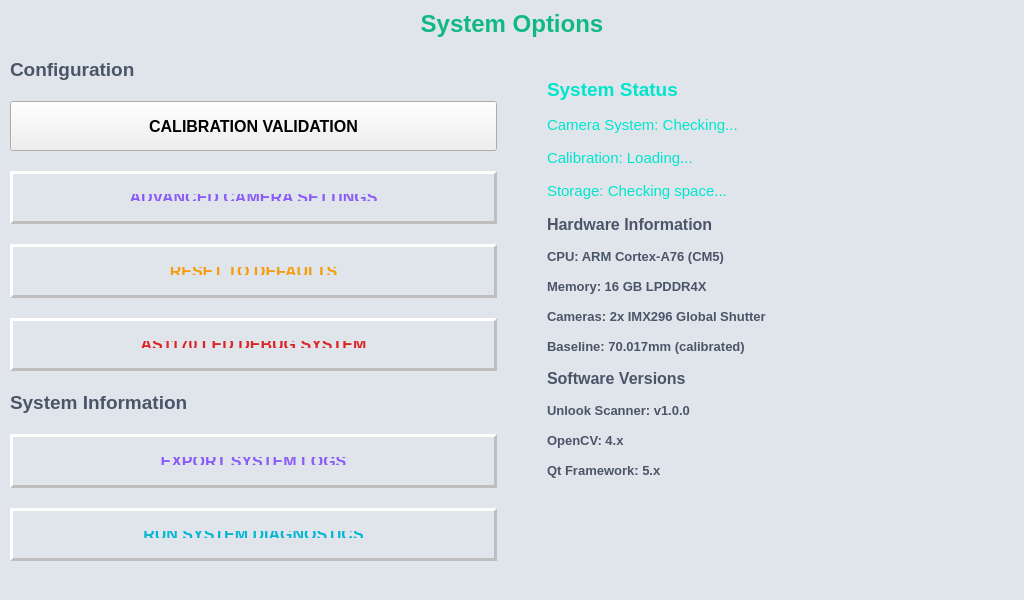
<?xml version="1.0" encoding="UTF-8"?>
<ui version="4.0">
 <class>OptionsWidget</class>
 <widget class="QWidget" name="OptionsWidget">
  <property name="geometry">
   <rect>
    <x>0</x>
    <y>0</y>
    <width>1024</width>
    <height>600</height>
   </rect>
  </property>
  <property name="windowTitle">
   <string>Options</string>
  </property>
  <property name="styleSheet">
   <string notr="true">/* Neomorphism Background */
QWidget#OptionsWidget {
    background-color: #e0e5ec;
}

/* Labels */
QLabel {
    background: transparent;
}</string>
  </property>
  <layout class="QVBoxLayout" name="main_layout">
   <property name="spacing">
    <number>20</number>
   </property>
   <property name="leftMargin">
    <number>10</number>
   </property>
   <property name="topMargin">
    <number>10</number>
   </property>
   <property name="rightMargin">
    <number>10</number>
   </property>
   <property name="bottomMargin">
    <number>10</number>
   </property>
   <item>
    <widget class="QLabel" name="title_label">
     <property name="font">
      <font>
       <pointsize>18</pointsize>
       <bold>true</bold>
      </font>
     </property>
     <property name="styleSheet">
      <string notr="true">color: #10b981;
font-weight: 900;</string>
     </property>
     <property name="text">
      <string>System Options</string>
     </property>
     <property name="alignment">
      <set>Qt::AlignCenter</set>
     </property>
    </widget>
   </item>
   <item>
    <layout class="QHBoxLayout" name="content_layout">
     <property name="spacing">
      <number>30</number>
     </property>
     <item>
      <layout class="QVBoxLayout" name="options_layout">
       <property name="spacing">
        <number>20</number>
       </property>
       <item>
        <widget class="QLabel" name="configuration_label">
         <property name="font">
          <font>
           <pointsize>14</pointsize>
           <bold>true</bold>
          </font>
         </property>
         <property name="styleSheet">
          <string notr="true">color: #4a5568;
font-weight: 700;</string>
         </property>
         <property name="text">
          <string>Configuration</string>
         </property>
        </widget>
       </item>
       <item>
        <widget class="QPushButton" name="calibration_validation_button">
         <property name="minimumSize">
          <size>
           <width>220</width>
           <height>50</height>
          </size>
         </property>
         <property name="font">
          <font>
           <pointsize>12</pointsize>
           <bold>true</bold>
          </font>
         </property>
         <property name="styleSheet">
          <string notr="true">/* Pure Neomorphism - Neutral with Cyan Text */
QPushButton#camera_preview_button {
    background: qlineargradient(spread:pad, x1:0, y1:0, x2:1, y2:1,
        stop:0 #f0f0f0,
        stop:1 #cacaca);
    color: #0e0e0e;
    border: none;
    border-radius: 30px;
    padding: 20px;
    font-weight: 900;
    text-transform: uppercase;
    /* Double shadow effect */
    border-left: 3px solid #ffffff;
    border-top: 3px solid #ffffff;
    border-right: 3px solid #bebebe;
    border-bottom: 3px solid #bebebe;
}

QPushButton#camera_preview_button:hover {
    background: qlineargradient(spread:pad, x1:0, y1:0, x2:1, y2:1,
        stop:0 #f5f5f5,
        stop:1 #d0d0d0);
    color: #0891b2;
    /* Softer shadow on hover */
    border-left: 2px solid #ffffff;
    border-top: 2px solid #ffffff;
    border-right: 2px solid #c5c5c5;
    border-bottom: 2px solid #c5c5c5;
}

QPushButton#camera_preview_button:pressed {
    background: qlineargradient(spread:pad, x1:0, y1:0, x2:1, y2:1,
        stop:0 #cacaca,
        stop:1 #e5e5e5);
    color: #0e7490;
    /* Inverted shadow - pressed into surface */
    border-left: 3px solid #bebebe;
    border-top: 3px solid #bebebe;
    border-right: 3px solid #ffffff;
    border-bottom: 3px solid #ffffff;
    padding: 22px 18px 18px 22px;
}</string>
         </property>
         <property name="text">
          <string>CALIBRATION VALIDATION</string>
         </property>
        </widget>
       </item>
       <item>
        <widget class="QPushButton" name="advanced_camera_button">
         <property name="minimumSize">
          <size>
           <width>220</width>
           <height>50</height>
          </size>
         </property>
         <property name="font">
          <font>
           <pointsize>12</pointsize>
           <bold>true</bold>
          </font>
         </property>
         <property name="styleSheet">
          <string notr="true">/* Neomorphism Button */
QPushButton {
    background: qlineargradient(spread:pad, x1:0, y1:0, x2:1, y2:1,
        stop:0 #f0f0f0,
        stop:1 #cacaca);
    color: #8b5cf6;
    border: none;
    border-radius: 30px;
    padding: 20px;
    font-weight: 900;
    text-transform: uppercase;
    border-left: 3px solid #ffffff;
    border-top: 3px solid #ffffff;
    border-right: 3px solid #bebebe;
    border-bottom: 3px solid #bebebe;
}

QPushButton:hover {
    background: qlineargradient(spread:pad, x1:0, y1:0, x2:1, y2:1,
        stop:0 #f5f5f5,
        stop:1 #d0d0d0);
    color: #7c3aed;
}

QPushButton:pressed {
    background: qlineargradient(spread:pad, x1:0, y1:0, x2:1, y2:1,
        stop:0 #cacaca,
        stop:1 #e5e5e5);
    border-left: 3px solid #bebebe;
    border-top: 3px solid #bebebe;
    border-right: 3px solid #ffffff;
    border-bottom: 3px solid #ffffff;
}</string>
         </property>
         <property name="text">
          <string>ADVANCED CAMERA SETTINGS</string>
         </property>
        </widget>
       </item>
       <item>
        <widget class="QPushButton" name="reset_defaults_button">
         <property name="minimumSize">
          <size>
           <width>220</width>
           <height>50</height>
          </size>
         </property>
         <property name="font">
          <font>
           <pointsize>12</pointsize>
           <bold>true</bold>
          </font>
         </property>
         <property name="styleSheet">
          <string notr="true">/* Neomorphism Button */
QPushButton {
    background: qlineargradient(spread:pad, x1:0, y1:0, x2:1, y2:1,
        stop:0 #f0f0f0,
        stop:1 #cacaca);
    color: #f59e0b;
    border: none;
    border-radius: 30px;
    padding: 20px;
    font-weight: 900;
    text-transform: uppercase;
    border-left: 3px solid #ffffff;
    border-top: 3px solid #ffffff;
    border-right: 3px solid #bebebe;
    border-bottom: 3px solid #bebebe;
}

QPushButton:hover {
    background: qlineargradient(spread:pad, x1:0, y1:0, x2:1, y2:1,
        stop:0 #f5f5f5,
        stop:1 #d0d0d0);
    color: #d97706;
}

QPushButton:pressed {
    background: qlineargradient(spread:pad, x1:0, y1:0, x2:1, y2:1,
        stop:0 #cacaca,
        stop:1 #e5e5e5);
    border-left: 3px solid #bebebe;
    border-top: 3px solid #bebebe;
    border-right: 3px solid #ffffff;
    border-bottom: 3px solid #ffffff;
}</string>
         </property>
         <property name="text">
          <string>RESET TO DEFAULTS</string>
         </property>
        </widget>
       </item>
       <item>
        <widget class="QPushButton" name="as1170_debug_button">
         <property name="minimumSize">
          <size>
           <width>220</width>
           <height>50</height>
          </size>
         </property>
         <property name="font">
          <font>
           <pointsize>12</pointsize>
           <bold>true</bold>
          </font>
         </property>
         <property name="styleSheet">
          <string notr="true">/* Neomorphism Button - Debug Style */
QPushButton {
    background: qlineargradient(spread:pad, x1:0, y1:0, x2:1, y2:1,
        stop:0 #f0f0f0,
        stop:1 #cacaca);
    color: #dc2626;
    border: none;
    border-radius: 30px;
    padding: 20px;
    font-weight: 900;
    text-transform: uppercase;
    border-left: 3px solid #ffffff;
    border-top: 3px solid #ffffff;
    border-right: 3px solid #bebebe;
    border-bottom: 3px solid #bebebe;
}

QPushButton:hover {
    background: qlineargradient(spread:pad, x1:0, y1:0, x2:1, y2:1,
        stop:0 #f5f5f5,
        stop:1 #d0d0d0);
    color: #b91c1c;
}

QPushButton:pressed {
    background: qlineargradient(spread:pad, x1:0, y1:0, x2:1, y2:1,
        stop:0 #cacaca,
        stop:1 #e5e5e5);
    border-left: 3px solid #bebebe;
    border-top: 3px solid #bebebe;
    border-right: 3px solid #ffffff;
    border-bottom: 3px solid #ffffff;
}</string>
         </property>
         <property name="text">
          <string>AS1170 LED DEBUG SYSTEM</string>
         </property>
        </widget>
       </item>
       <item>
        <widget class="QLabel" name="system_label">
         <property name="font">
          <font>
           <pointsize>14</pointsize>
           <bold>true</bold>
          </font>
         </property>
         <property name="styleSheet">
          <string notr="true">color: #4a5568;
font-weight: 700;</string>
         </property>
         <property name="text">
          <string>System Information</string>
         </property>
        </widget>
       </item>
       <item>
        <widget class="QPushButton" name="export_logs_button">
         <property name="minimumSize">
          <size>
           <width>220</width>
           <height>50</height>
          </size>
         </property>
         <property name="font">
          <font>
           <pointsize>12</pointsize>
           <bold>true</bold>
          </font>
         </property>
         <property name="styleSheet">
          <string notr="true">/* Neomorphism Button */
QPushButton {
    background: qlineargradient(spread:pad, x1:0, y1:0, x2:1, y2:1,
        stop:0 #f0f0f0,
        stop:1 #cacaca);
    color: #8b5cf6;
    border: none;
    border-radius: 30px;
    padding: 20px;
    font-weight: 900;
    text-transform: uppercase;
    border-left: 3px solid #ffffff;
    border-top: 3px solid #ffffff;
    border-right: 3px solid #bebebe;
    border-bottom: 3px solid #bebebe;
}

QPushButton:hover {
    background: qlineargradient(spread:pad, x1:0, y1:0, x2:1, y2:1,
        stop:0 #f5f5f5,
        stop:1 #d0d0d0);
    color: #7c3aed;
}

QPushButton:pressed {
    background: qlineargradient(spread:pad, x1:0, y1:0, x2:1, y2:1,
        stop:0 #cacaca,
        stop:1 #e5e5e5);
    border-left: 3px solid #bebebe;
    border-top: 3px solid #bebebe;
    border-right: 3px solid #ffffff;
    border-bottom: 3px solid #ffffff;
}</string>
         </property>
         <property name="text">
          <string>EXPORT SYSTEM LOGS</string>
         </property>
        </widget>
       </item>
       <item>
        <widget class="QPushButton" name="system_diagnostics_button">
         <property name="minimumSize">
          <size>
           <width>220</width>
           <height>50</height>
          </size>
         </property>
         <property name="font">
          <font>
           <pointsize>12</pointsize>
           <bold>true</bold>
          </font>
         </property>
         <property name="styleSheet">
          <string notr="true">/* Neomorphism Button */
QPushButton {
    background: qlineargradient(spread:pad, x1:0, y1:0, x2:1, y2:1,
        stop:0 #f0f0f0,
        stop:1 #cacaca);
    color: #06b6d4;
    border: none;
    border-radius: 30px;
    padding: 20px;
    font-weight: 900;
    text-transform: uppercase;
    border-left: 3px solid #ffffff;
    border-top: 3px solid #ffffff;
    border-right: 3px solid #bebebe;
    border-bottom: 3px solid #bebebe;
}

QPushButton:hover {
    background: qlineargradient(spread:pad, x1:0, y1:0, x2:1, y2:1,
        stop:0 #f5f5f5,
        stop:1 #d0d0d0);
    color: #0891b2;
}

QPushButton:pressed {
    background: qlineargradient(spread:pad, x1:0, y1:0, x2:1, y2:1,
        stop:0 #cacaca,
        stop:1 #e5e5e5);
    border-left: 3px solid #bebebe;
    border-top: 3px solid #bebebe;
    border-right: 3px solid #ffffff;
    border-bottom: 3px solid #ffffff;
}</string>
         </property>
         <property name="text">
          <string>RUN SYSTEM DIAGNOSTICS</string>
         </property>
        </widget>
       </item>
       <item>
        <spacer name="options_spacer">
         <property name="orientation">
          <enum>Qt::Vertical</enum>
         </property>
         <property name="sizeHint" stdset="0">
          <size>
           <width>20</width>
           <height>40</height>
          </size>
         </property>
        </spacer>
       </item>
      </layout>
     </item>
     <item>
      <layout class="QVBoxLayout" name="status_layout">
       <property name="spacing">
        <number>15</number>
       </property>
       <property name="leftMargin">
        <number>20</number>
       </property>
       <property name="topMargin">
        <number>20</number>
       </property>
       <property name="rightMargin">
        <number>20</number>
       </property>
       <property name="bottomMargin">
        <number>20</number>
       </property>
       <item>
        <widget class="QLabel" name="status_title">
         <property name="font">
          <font>
           <pointsize>14</pointsize>
           <bold>true</bold>
          </font>
         </property>
         <property name="styleSheet">
          <string notr="true">color: #00E5CC;</string>
         </property>
         <property name="text">
          <string>System Status</string>
         </property>
        </widget>
       </item>
       <item>
        <widget class="QLabel" name="camera_system_status">
         <property name="font">
          <font>
           <pointsize>11</pointsize>
          </font>
         </property>
         <property name="styleSheet">
          <string notr="true">color: #00E5CC;</string>
         </property>
         <property name="text">
          <string>Camera System: Checking...</string>
         </property>
         <property name="wordWrap">
          <bool>true</bool>
         </property>
        </widget>
       </item>
       <item>
        <widget class="QLabel" name="calibration_status">
         <property name="font">
          <font>
           <pointsize>11</pointsize>
          </font>
         </property>
         <property name="styleSheet">
          <string notr="true">color: #00E5CC;</string>
         </property>
         <property name="text">
          <string>Calibration: Loading...</string>
         </property>
         <property name="wordWrap">
          <bool>true</bool>
         </property>
        </widget>
       </item>
       <item>
        <widget class="QLabel" name="storage_status">
         <property name="font">
          <font>
           <pointsize>11</pointsize>
          </font>
         </property>
         <property name="styleSheet">
          <string notr="true">color: #00E5CC;</string>
         </property>
         <property name="text">
          <string>Storage: Checking space...</string>
         </property>
         <property name="wordWrap">
          <bool>true</bool>
         </property>
        </widget>
       </item>
       <item>
        <widget class="QLabel" name="system_info_title">
         <property name="font">
          <font>
           <pointsize>12</pointsize>
           <bold>true</bold>
          </font>
         </property>
         <property name="styleSheet">
          <string notr="true">color: #4a5568;
font-weight: 700;</string>
         </property>
         <property name="text">
          <string>Hardware Information</string>
         </property>
        </widget>
       </item>
       <item>
        <widget class="QLabel" name="cpu_info">
         <property name="font">
          <font>
           <pointsize>10</pointsize>
           <bold>true</bold>
          </font>
         </property>
         <property name="styleSheet">
          <string notr="true">color: #4a5568;
font-weight: 700;</string>
         </property>
         <property name="text">
          <string>CPU: ARM Cortex-A76 (CM5)</string>
         </property>
         <property name="wordWrap">
          <bool>true</bool>
         </property>
        </widget>
       </item>
       <item>
        <widget class="QLabel" name="memory_info">
         <property name="font">
          <font>
           <pointsize>10</pointsize>
           <bold>true</bold>
          </font>
         </property>
         <property name="styleSheet">
          <string notr="true">color: #4a5568;
font-weight: 700;</string>
         </property>
         <property name="text">
          <string>Memory: 16 GB LPDDR4X</string>
         </property>
         <property name="wordWrap">
          <bool>true</bool>
         </property>
        </widget>
       </item>
       <item>
        <widget class="QLabel" name="camera_info">
         <property name="font">
          <font>
           <pointsize>10</pointsize>
           <bold>true</bold>
          </font>
         </property>
         <property name="styleSheet">
          <string notr="true">color: #4a5568;
font-weight: 700;</string>
         </property>
         <property name="text">
          <string>Cameras: 2x IMX296 Global Shutter</string>
         </property>
         <property name="wordWrap">
          <bool>true</bool>
         </property>
        </widget>
       </item>
       <item>
        <widget class="QLabel" name="baseline_info">
         <property name="font">
          <font>
           <pointsize>10</pointsize>
           <bold>true</bold>
          </font>
         </property>
         <property name="styleSheet">
          <string notr="true">color: #4a5568;
font-weight: 700;</string>
         </property>
         <property name="text">
          <string>Baseline: 70.017mm (calibrated)</string>
         </property>
         <property name="wordWrap">
          <bool>true</bool>
         </property>
        </widget>
       </item>
       <item>
        <widget class="QLabel" name="version_info_title">
         <property name="font">
          <font>
           <pointsize>12</pointsize>
           <bold>true</bold>
          </font>
         </property>
         <property name="styleSheet">
          <string notr="true">color: #4a5568;
font-weight: 700;</string>
         </property>
         <property name="text">
          <string>Software Versions</string>
         </property>
        </widget>
       </item>
       <item>
        <widget class="QLabel" name="unlook_version">
         <property name="font">
          <font>
           <pointsize>10</pointsize>
           <bold>true</bold>
          </font>
         </property>
         <property name="styleSheet">
          <string notr="true">color: #4a5568;
font-weight: 700;</string>
         </property>
         <property name="text">
          <string>Unlook Scanner: v1.0.0</string>
         </property>
         <property name="wordWrap">
          <bool>true</bool>
         </property>
        </widget>
       </item>
       <item>
        <widget class="QLabel" name="opencv_version">
         <property name="font">
          <font>
           <pointsize>10</pointsize>
           <bold>true</bold>
          </font>
         </property>
         <property name="styleSheet">
          <string notr="true">color: #4a5568;
font-weight: 700;</string>
         </property>
         <property name="text">
          <string>OpenCV: 4.x</string>
         </property>
         <property name="wordWrap">
          <bool>true</bool>
         </property>
        </widget>
       </item>
       <item>
        <widget class="QLabel" name="qt_version">
         <property name="font">
          <font>
           <pointsize>10</pointsize>
           <bold>true</bold>
          </font>
         </property>
         <property name="styleSheet">
          <string notr="true">color: #4a5568;
font-weight: 700;</string>
         </property>
         <property name="text">
          <string>Qt Framework: 5.x</string>
         </property>
         <property name="wordWrap">
          <bool>true</bool>
         </property>
        </widget>
       </item>
       <item>
        <spacer name="status_spacer">
         <property name="orientation">
          <enum>Qt::Vertical</enum>
         </property>
         <property name="sizeHint" stdset="0">
          <size>
           <width>20</width>
           <height>40</height>
          </size>
         </property>
        </spacer>
       </item>
      </layout>
     </item>
    </layout>
   </item>
  </layout>
 </widget>
 <resources/>
 <connections/>
</ui>
